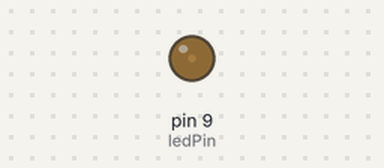
A sketch run on a simulated Arduino Uno, built with avr-gcc and run on an emulated ATmega328P. Shown: output pins drawn as LEDs (lit = HIGH).

Above: at 0.05 s.
At 0.25 s:
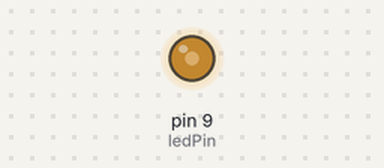
At 0.45 s:
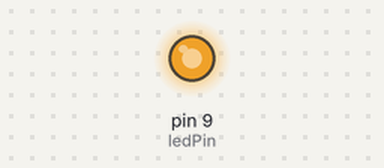
At 0.9 s:
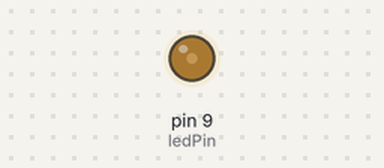
Timing chart, 0 to 3.0 s (numbered marks = the images above):
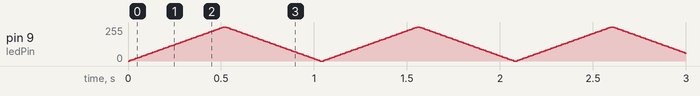

The sketch:

pwm-led.ino
```cpp
const int ledPin = 9; // Choose a PWM-capable pin
int brightness = 0;  // Set initial brightness value

void setup() {
  pinMode(ledPin, OUTPUT);
}

void loop() {
  // Increase brightness gradually
  for (brightness = 0; brightness <= 255; brightness += 5) {
    analogWrite(ledPin, brightness);
    delay(10); // Adjust the delay for the desired fade speed
  }

  // Decrease brightness gradually
  for (brightness = 255; brightness >= 0; brightness -= 5) {
    analogWrite(ledPin, brightness);
    delay(10); // Adjust the delay for the desired fade speed
  }
}
```
